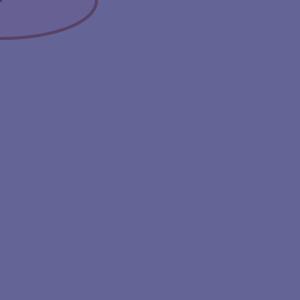
Frame 1 (no input)
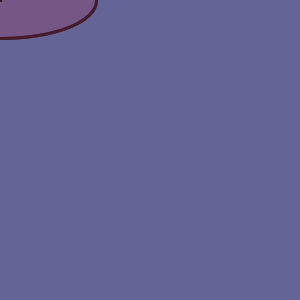
Frame 60 (the mouse pressed at the canvas centre just before this capture)
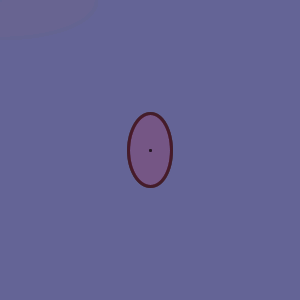
Frame 120 (the mouse held since frame 60 and released just before this capture)

The Processing sketch that drew these frames (run headless with seeded random() and noise(); from frame 60 on, the mouse is pressed at the canvas centre):

// Processing sketch: processing_87850
// ── processing_87850.pde

/* Define globals */
color colorBack = color(100,100,150);
color colorPoint = color(0,0,0);
color colorRect = color(0,100,50);
color colorEllipse = color(180, 0, 40);
color green = color (0, 255, 0);
color strokeEllipse = color(50,0,0);
float attractorX ;
float attractorY;
float margin = 20;

void setup(){
  size(300,300);
  background(colorBack, 180);
  /* Randomly set the position of an attractor, where the circle collapses to infinite density */
  attractorX = random(0.0, float(width));
  attractorY = random(0.0, float(height));
}

void draw(){
  noStroke();
  /* Fill with a semi-transparent bg for trails */
  fill(colorBack, 45);
  rect(0,0, width, height);
  strokeWeight(3);
  stroke(colorPoint, 100);
  point(mouseX, mouseY);
  stroke(strokeEllipse, 80);
  fill(colorEllipse, 10);
  /* Draw an ellipse whose width aand height correspond to the mouse's position relative to the attractor*/
  ellipse(mouseX, mouseY, abs(mouseX - attractorX), abs(mouseY - attractorY));

}

/* Upon mouse click, show position of attractor */
void mouseClicked(){
  println("Attractor: " + attractorX + " " + attractorY + " ");
  stroke(0, 255);
  strokeWeight(20);
  point(attractorX, attractorY);
  stroke(255, 150);
  strokeWeight(12);
  point(attractorX, attractorY);
  stroke(0, 120);
  strokeWeight(10);
  point(attractorX, attractorY);
  /* Print a message if mouse is near attractor */
  if ((mouseX <= int(attractorX + margin) && mouseX >= int(attractorX - margin)) && (mouseY <= int(attractorY + margin) && mouseY >= int(attractorY - margin))){
    println("THE SINGULARITY IS NEAR!!");
  }
}

/* Print canvas when "P" is pressed */
void keyPressed(){
  if (key == 'p') {
    save("singularity.jpg");
  }
}
